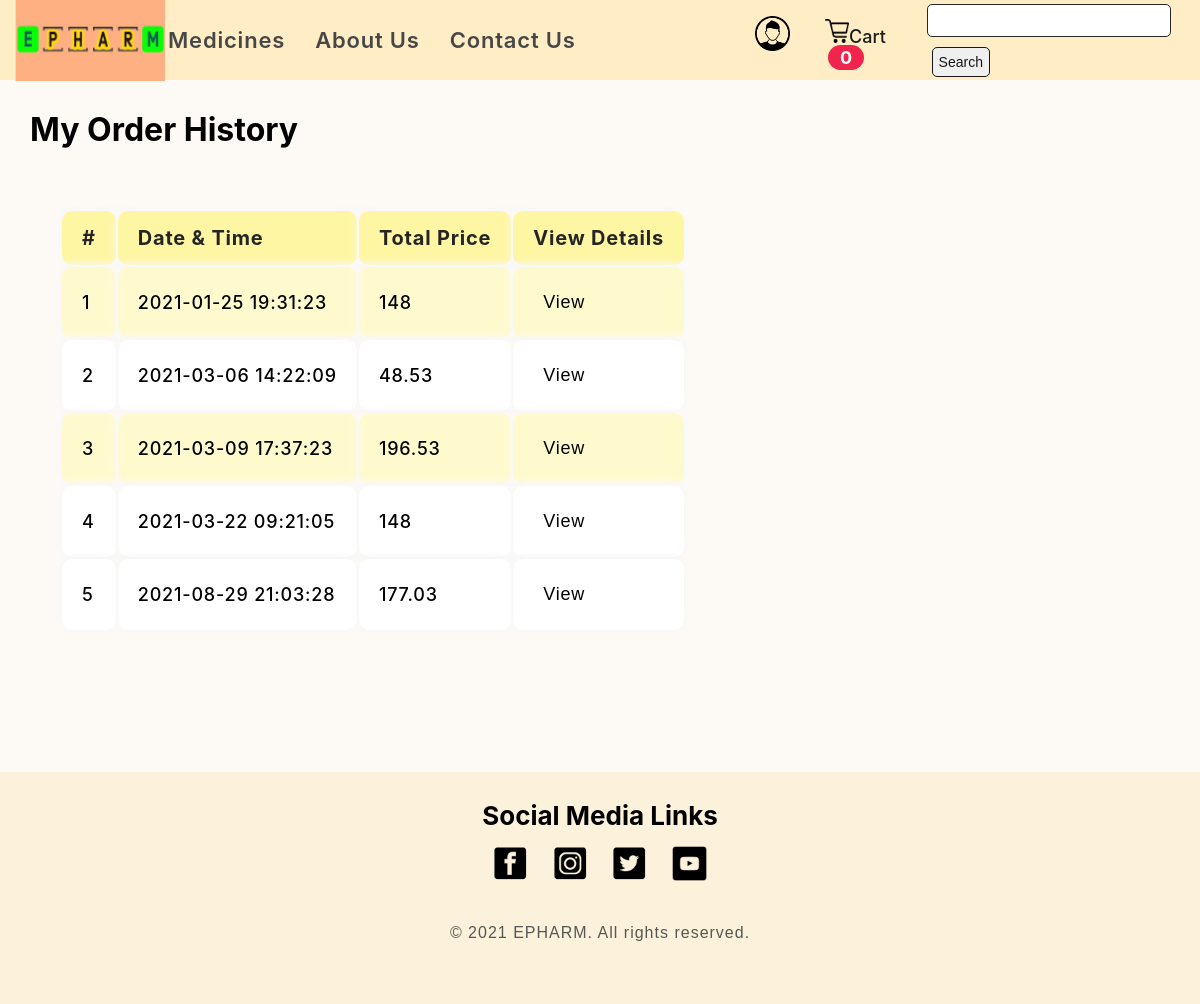
Page /myOrder.php (signed in) on the committed database.
### tables this page shows
CREATE TABLE `order` (
  `order_id` int(5) NOT NULL,
  `shop_id` int(5) NOT NULL,
  `order_dandt` datetime NOT NULL DEFAULT current_timestamp(),
  `total_price` float NOT NULL
);

### myOrder.php (the view, shortened to what this page needs)
<!DOCTYPE html>
<html lang="en">
<head>
    <link rel="stylesheet" href="myOrder7.css">
</head>
<body>
    <?php include 'navbar.php'; ?>
    <?php include 'db_connect.php'; ?>
    <div class="order-cont">
        <h1>My Order History</h1>
        <table id="order-table">
            <?php
            $email = $_SESSION['email'];
            $mysql2 = "SELECT * FROM `shop_details` WHERE `email_id` = '$email'";
            $myresult2 = mysqli_query($conn, $mysql2);
            $num1 = mysqli_num_rows($myresult2);
            $sl_no = 1;
            if ($num1 > 0) {
                echo '<tr>
                        <th>#</th>
                        <th>Date & Time</th>
                        <th>Total Price</th>
                        <th>View Details</th>
                    </tr>';
                while ($row1 = mysqli_fetch_assoc($myresult2)) {
                    $shop_id = $row1['shop_id'];
                }
                $mysql = "SELECT * FROM `order` where shop_id='$shop_id'";
                $myresult = mysqli_query($conn, $mysql);
                while ($row2 = mysqli_fetch_assoc($myresult)) {
                    echo '<tr>
                            <td>' . $sl_no . '</td>
                            <td>' . $row2['order_dandt'] . '</td>
                            <td>' . $row2['total_price'] . '</td>
                            <td>';
                    echo '<form action="myOrder.php" method="post">
                            <button class="cancel-btn" type="submit" name="view_details" value="' . $row2['order_id'] . '">View</button>
                        </form>';
                    echo '</td>
                        </tr>';
                    $sl_no++;
                }
            } else {
                echo "<h2 style='text-align: center; padding:90px 0; color:#48494a; font-family: arial; letter-spacing:0.6px'>You don't have any order Yet</h2>";
            }
            ?>
        </table>
        <table id="order-table">
        </table>
    </div>
    <?php include 'footer.php'; ?>
</body>
</html>

### myOrder7.css (style rules this page uses)
* { margin: 0; padding: 0; box-sizing: border-box; }
body { background: rgb(253, 252, 250); font-family: -apple-system, BlinkMacSystemFont, "Segoe UI", Roboto, Oxygen, Ubuntu, Cantarell, "Open Sans", "Helvetica Neue", sans-serif; }
.order-cont { min-height: 50vh; }
.order-cont h1 { padding: 30px 0 0 30px; }
#order-table { padding: 20px; margin: 40px; }
th { font-size: 20px !important; font-weight: bold !important; }
tr, th, td { font-size: 18px; letter-spacing: 0.8px; font-weight: 500; padding: 15px 20px; margin: 5px; box-shadow: -1px -1px 10px 0 rgb(248, 248, 248); text-align: left; border-collapse: collapse; border-spacing: 2px; border-radius: 10px; }
#order-table tr:nth-child(even) { background-color: rgb(255, 250, 206); }
#order-table tr:nth-child(odd) { background-color: rgb(255, 255, 255); }
#order-table th { color: rgb(37, 37, 37); background-color: rgb(255, 246, 163); }
#order-table tr:last-child { background-color: white !important; }
.cancel-btn { background: transparent; padding: 10px; border: none; font-size: 18px; letter-spacing: 0.8px; font-weight: 500; border-radius: 10px; outline: none; cursor: pointer; }

### navbar9.css (style rules this page uses)
* { padding: 0; margin: 0; box-sizing: border-box; }
body { background-color: rgb(253, 250, 245); }

### footer2.css (style rules this page uses)
* { padding: 0; margin: 0; box-sizing: border-box; }

### rows in the picture
order: order_dandt "2021-01-25 19:31:23", total_price "148", $row2['order_id'] 18 (drawn)
order: order_dandt "2021-03-06 14:22:09", total_price "48.53", $row2['order_id'] 19 (drawn)
order: order_dandt "2021-03-09 17:37:23", total_price "196.53", $row2['order_id'] 20 (drawn)
order: order_dandt "2021-03-22 09:21:05", total_price "148", $row2['order_id'] 21 (drawn)
order: order_dandt "2021-08-29 21:03:28", total_price "177.03", $row2['order_id'] 22 (drawn)
